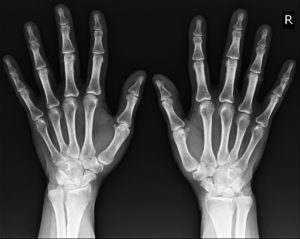
#> input picture image3.jpg, 300 x 239 px
$ jupyter execute z3_2018077.ipynb
#> lines starting #> are read from the running program, lines starting #| are printed output that depends on the picture
[cell 1]
import numpy as np
from PIL import Image

img = Image.open('image3.jpg')
#> img is the input picture: PIL image 300x239 L; min 0, max 255, mean 65.2

for i in range(img.size[0]):
	for j in range(img.size[1]):
		ngtv = img.getpixel((i,j))
		img.putpixel((i,j),255 - ngtv)
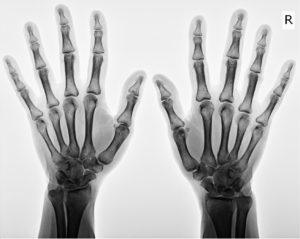
#> img: PIL image 300x239 L; min 0, max 255, mean 189.8

img.show()
img.save('image3_n.png')
